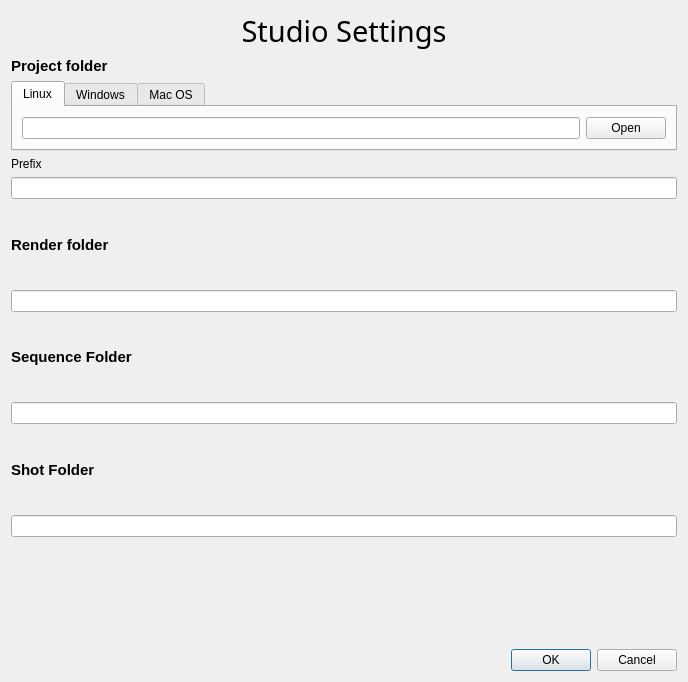
<?xml version="1.0" encoding="UTF-8"?>
<ui version="4.0">
 <class>Dialog</class>
 <widget class="QDialog" name="Dialog">
  <property name="geometry">
   <rect>
    <x>0</x>
    <y>0</y>
    <width>688</width>
    <height>682</height>
   </rect>
  </property>
  <property name="windowTitle">
   <string>Dialog</string>
  </property>
  <property name="windowIcon">
   <iconset>
    <normaloff>../icons/PublishIcon1.png</normaloff>../icons/PublishIcon1.png</iconset>
  </property>
  <layout class="QVBoxLayout" name="verticalLayout">
   <item>
    <widget class="QLabel" name="label_heading">
     <property name="font">
      <font>
       <family>Punishment</family>
       <pointsize>22</pointsize>
      </font>
     </property>
     <property name="text">
      <string>Studio Settings</string>
     </property>
     <property name="alignment">
      <set>Qt::AlignCenter</set>
     </property>
    </widget>
   </item>
   <item>
    <layout class="QVBoxLayout" name="layout_project" stretch="0,1,0,0">
     <item>
      <widget class="QLabel" name="label_project_folder_linux">
       <property name="font">
        <font>
         <pointsize>11</pointsize>
         <weight>75</weight>
         <bold>true</bold>
        </font>
       </property>
       <property name="text">
        <string>Project folder</string>
       </property>
      </widget>
     </item>
     <item>
      <widget class="QTabWidget" name="tabWidget">
       <property name="currentIndex">
        <number>0</number>
       </property>
       <widget class="QWidget" name="settings_tab_linux">
        <attribute name="title">
         <string>Linux</string>
        </attribute>
        <layout class="QVBoxLayout" name="verticalLayout_3">
         <item>
          <layout class="QHBoxLayout" name="folder_select_layout">
           <item>
            <widget class="QLineEdit" name="lineEdit_project_linux"/>
           </item>
           <item>
            <widget class="QPushButton" name="btn_open_project_linux">
             <property name="text">
              <string>Open</string>
             </property>
             <property name="flat">
              <bool>false</bool>
             </property>
            </widget>
           </item>
          </layout>
         </item>
        </layout>
       </widget>
       <widget class="QWidget" name="settings_tab_win">
        <attribute name="title">
         <string>Windows</string>
        </attribute>
        <layout class="QVBoxLayout" name="verticalLayout_4">
         <item>
          <layout class="QHBoxLayout" name="folder_select_layout_3">
           <item>
            <widget class="QLineEdit" name="lineEdit_project_win"/>
           </item>
           <item>
            <widget class="QPushButton" name="btn_open_project_win">
             <property name="text">
              <string>Open</string>
             </property>
             <property name="flat">
              <bool>false</bool>
             </property>
            </widget>
           </item>
          </layout>
         </item>
        </layout>
       </widget>
       <widget class="QWidget" name="settings_tab_mac">
        <attribute name="title">
         <string>Mac OS</string>
        </attribute>
        <layout class="QVBoxLayout" name="verticalLayout_2">
         <item>
          <layout class="QHBoxLayout" name="folder_select_layout_6">
           <item>
            <widget class="QLineEdit" name="lineEdit_project_mac"/>
           </item>
           <item>
            <widget class="QPushButton" name="btn_open_project_mac">
             <property name="text">
              <string>Open</string>
             </property>
             <property name="flat">
              <bool>false</bool>
             </property>
            </widget>
           </item>
          </layout>
         </item>
        </layout>
       </widget>
      </widget>
     </item>
     <item>
      <widget class="QLabel" name="label_projec_prefix">
       <property name="text">
        <string>Prefix</string>
       </property>
      </widget>
     </item>
     <item>
      <widget class="QLineEdit" name="lineEdit_project_prefix">
       <property name="placeholderText">
        <string/>
       </property>
      </widget>
     </item>
    </layout>
   </item>
   <item>
    <layout class="QVBoxLayout" name="layout_render" stretch="0,1">
     <item>
      <widget class="QLabel" name="label_render_folder">
       <property name="font">
        <font>
         <pointsize>11</pointsize>
         <weight>75</weight>
         <bold>true</bold>
        </font>
       </property>
       <property name="text">
        <string>Render folder</string>
       </property>
      </widget>
     </item>
     <item>
      <layout class="QHBoxLayout" name="folder_select_layout_2">
       <item>
        <widget class="QLineEdit" name="lineEdit_render"/>
       </item>
      </layout>
     </item>
    </layout>
   </item>
   <item>
    <layout class="QVBoxLayout" name="layout_squence" stretch="0,1">
     <item>
      <widget class="QLabel" name="label_2">
       <property name="font">
        <font>
         <pointsize>11</pointsize>
         <weight>75</weight>
         <bold>true</bold>
        </font>
       </property>
       <property name="text">
        <string>Sequence Folder</string>
       </property>
      </widget>
     </item>
     <item>
      <layout class="QHBoxLayout" name="folder_select_layout_4">
       <item>
        <widget class="QLineEdit" name="lineEdit_sequence"/>
       </item>
      </layout>
     </item>
    </layout>
   </item>
   <item>
    <layout class="QVBoxLayout" name="layout_shot" stretch="0,1">
     <property name="spacing">
      <number>6</number>
     </property>
     <item>
      <widget class="QLabel" name="label">
       <property name="font">
        <font>
         <pointsize>11</pointsize>
         <weight>75</weight>
         <bold>true</bold>
        </font>
       </property>
       <property name="text">
        <string>Shot Folder</string>
       </property>
      </widget>
     </item>
     <item>
      <layout class="QHBoxLayout" name="folder_select_layout_5">
       <property name="spacing">
        <number>3</number>
       </property>
       <item>
        <widget class="QLineEdit" name="lineEdit_shot"/>
       </item>
      </layout>
     </item>
    </layout>
   </item>
   <item>
    <spacer name="verticalSpacer">
     <property name="orientation">
      <enum>Qt::Vertical</enum>
     </property>
     <property name="sizeHint" stdset="0">
      <size>
       <width>20</width>
       <height>40</height>
      </size>
     </property>
    </spacer>
   </item>
   <item>
    <widget class="QDialogButtonBox" name="buttonBox">
     <property name="orientation">
      <enum>Qt::Horizontal</enum>
     </property>
     <property name="standardButtons">
      <set>QDialogButtonBox::Cancel|QDialogButtonBox::Ok</set>
     </property>
    </widget>
   </item>
  </layout>
 </widget>
 <resources>
  <include location="../fonts/Punishment-DPwE.ttf"/>
 </resources>
 <connections>
  <connection>
   <sender>buttonBox</sender>
   <signal>accepted()</signal>
   <receiver>Dialog</receiver>
   <slot>accept()</slot>
   <hints>
    <hint type="sourcelabel">
     <x>248</x>
     <y>254</y>
    </hint>
    <hint type="destinationlabel">
     <x>157</x>
     <y>274</y>
    </hint>
   </hints>
  </connection>
  <connection>
   <sender>buttonBox</sender>
   <signal>rejected()</signal>
   <receiver>Dialog</receiver>
   <slot>reject()</slot>
   <hints>
    <hint type="sourcelabel">
     <x>316</x>
     <y>260</y>
    </hint>
    <hint type="destinationlabel">
     <x>286</x>
     <y>274</y>
    </hint>
   </hints>
  </connection>
 </connections>
</ui>
